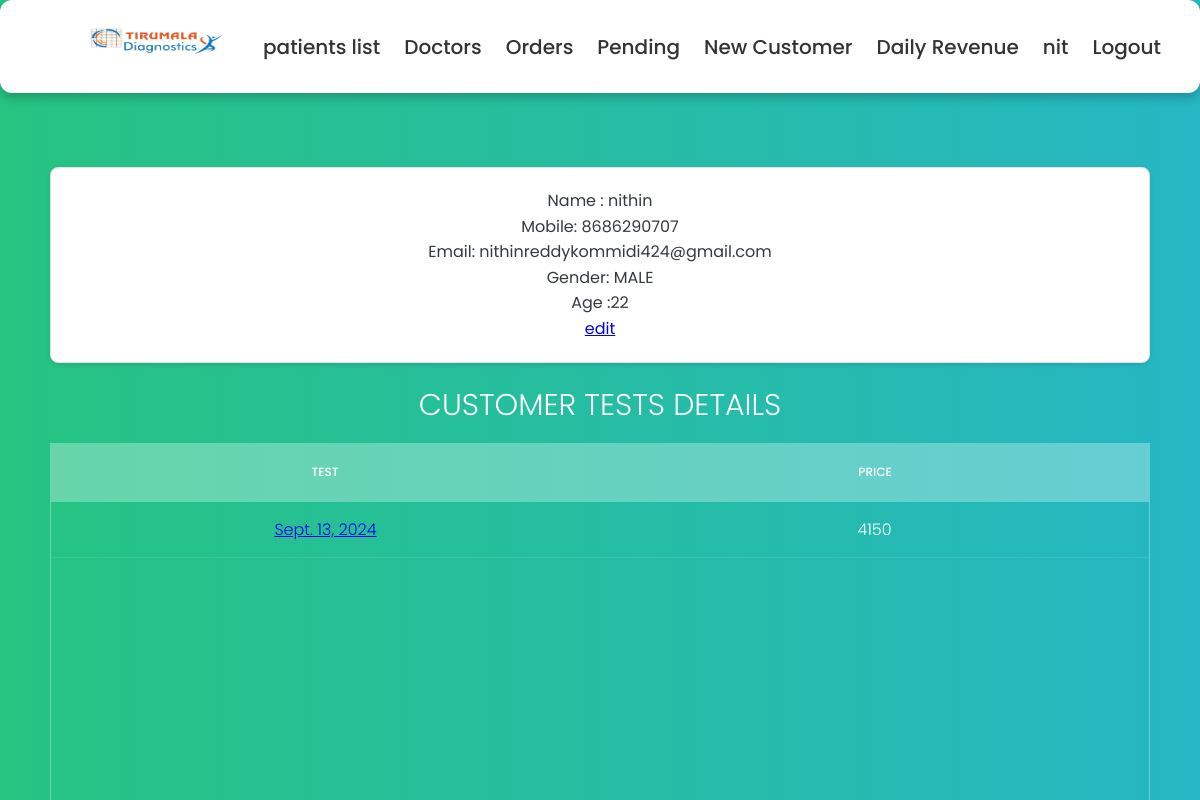
The app's page /1/customer_details (signed in), older data.
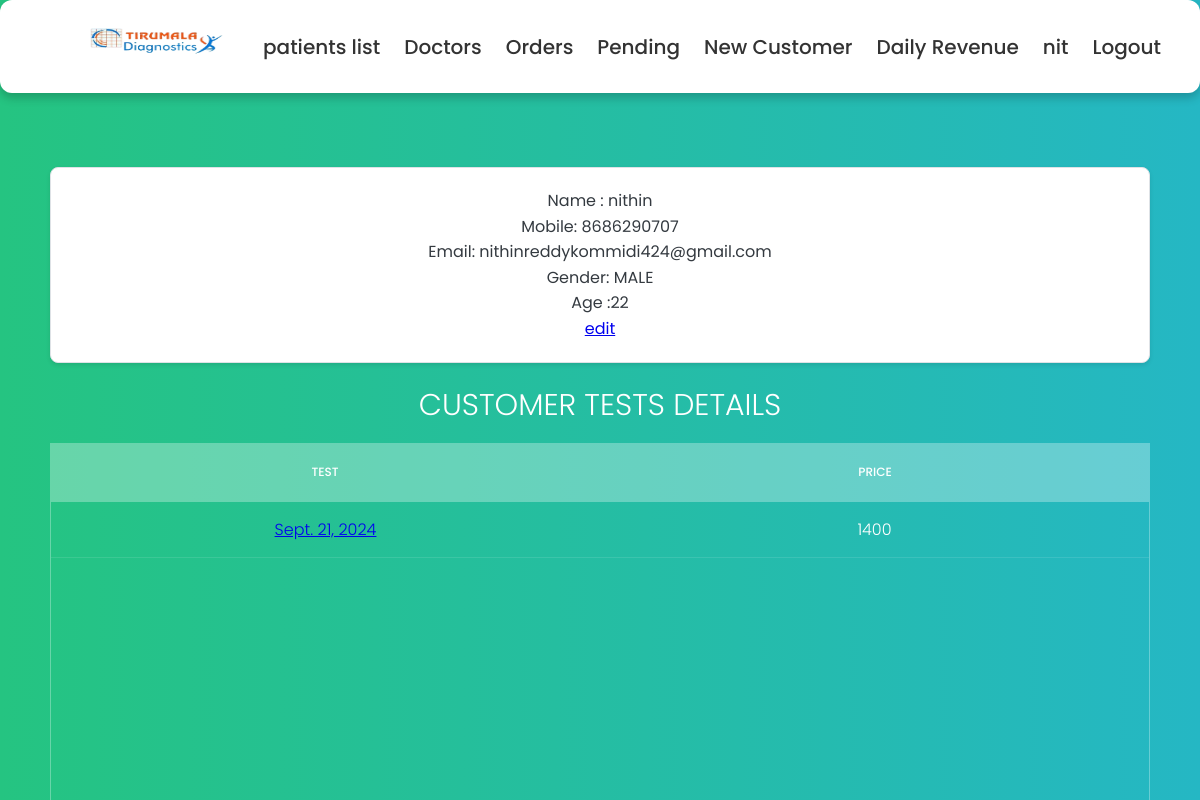
The same page, newer data.
### details/models.py (models this page shows, shortened)
class Order(models.Model):
    def get_total(self):
        total = sum([test.price for test in self.tests.all()])
        return total
    collected_at = models.ForeignKey(Locations, on_delete=models.DO_NOTHING,null=True)
    referred_by = models.ForeignKey(Doctor, on_delete=models.DO_NOTHING,null=True)
    collected_date = models.DateField(null= True)
    expected_complete_date = models.DateField(null=True)
    tests = models.ManyToManyField(Test, blank=False)
    customer = models.ForeignKey(Customer,on_delete=models.DO_NOTHING, blank=False)
    order_id = models.UUIDField(default=uuid.uuid4, primary_key=True)
    collected_by = models.ForeignKey(Tech, on_delete=models.DO_NOTHING,null=True, related_name='collected_by', blank = True)
    tested_by = models.ForeignKey(Tech, on_delete=models.DO_NOTHING,null=True, related_name='tested_by', blank = True)
    report_by = models.ForeignKey(Tech, on_delete=models.DO_NOTHING,null=True, related_name='report_by',blank=True)
    collected_datetime = models.DateTimeField(null=True)  # For date and time
    tested_datetime = models.DateTimeField(null=True)  # For date and time
    report_datetime = models.DateTimeField(null=True)  # For date and time
    hba1c = models.CharField(max_length=10, blank= True)
    blood_urea_nitrogen = models.CharField(max_length=10, blank=True)
    cotinine = models.CharField(max_length=10, blank=True)
    esr_1_hour = models.CharField(max_length=10, blank=True)
    hbsag = models.CharField(max_length=10, blank=True)
    hiv_1_and_2 = models.CharField(max_length=10, blank=True)
    colour = models.CharField(max_length=10, blank=True)
    specific_gravity = models.CharField(max_length=10, blank=True)
    ph = models.CharField(max_length=10, blank=True)
    blood = models.CharField(max_length=10, blank=True)
    albumin = models.CharField(max_length=10, blank=True)
    sugar = models.CharField(max_length=10, blank=True)
    ketone_bodies = models.CharField(max_length=10, blank=True)
    nitrite = models.CharField(max_length=10, blank=True)
    urobilinogen = models.CharField(max_length=10, blank=True)
    leucocytes = models.CharField(max_length=10, blank=True)
    bile_salts = models.CharField(max_length=10, blank=True)
    bile_pigments = models.CharField(max_length=10, blank=True)
    pus_cells = models.CharField(max_length=10, blank=True)
    epithelial_cells = models.CharField(max_length=10, blank=True)
    rbcs = models.CharField(max_length=10, blank=True)
    bacteria = models.CharField(max_length=10, blank=True)
    others = models.CharField(max_length=10, blank=True)
    haemoglobin = models.CharField(max_length=10, blank=True)
    rbc_count = models.CharField(max_length=10, blank=True)
    pcv = models.CharField(max_length=10, blank=True)
    platelets = models.CharField(max_length=10, blank=True)
    wbc = models.CharField(max_length=10, blank=True)
    neutrophils = models.CharField(max_length=10, blank=True)
    lymphocytes = models.CharField(max_length=10, blank=True)
    eosinophils = models.CharField(max_length=10, blank=True)
    monocytes = models.CharField(max_length=10, blank=True)
    basophils = models.CharField(max_length=10, blank=True)
    mcv = models.CharField(max_length=10, blank=True)
    mchc = models.CharField(max_length=10, blank=True)
    mch = models.CharField(max_length=10, blank=True)
    random_blood_sugar = models.CharField(max_length=10, blank=True)
    uric_acid = models.CharField(max_length=10, blank=True)
    serum_creatinine = models.CharField(max_length=10, blank=True)
    total_cholesterol = models.CharField(max_length=10, blank=True)
    hdl = models.CharField(max_length=10, blank=True)
    ldl = models.CharField(max_length=10, blank=True)
    vldl = models.CharField(max_length=10, blank=True)
    triglycerides = models.CharField(max_length=10, blank=True)
    chol_hdl_ratio = models.CharField(max_length=10, blank=True)
    total_bilirubin = models.CharField(max_length=10, blank=True)
    direct_bilirubin = models.CharField(max_length=10, blank=True)
    indirect_bilirubin = models.CharField(max_length=10, blank=True)
    alkaline_phosphatase = models.CharField(max_length=10, blank=True)
    serum_gpt = models.CharField(max_length=10, blank=True)
    serum_got = models.CharField(max_length=10, blank=True)
    total_proteins = models.CharField(max_length=10, blank=True)
    albumin = models.CharField(max_length=10, blank=True)
    globulin = models.CharField(max_length=10, blank=True)
    alb_glob_ratio = models.CharField(max_length=10, blank=True)
    ggtp = models.CharField(max_length=10, blank=True)

class Test(models.Model):
    is_collected = {('yes', 'yes'),
              ('no', 'no')}
    test_id = models.AutoField(primary_key=True)
    test_name = models.CharField(max_length=50)
    collection_status = models.CharField(max_length=20, choices=is_collected, blank=False, default='no')
    price = models.IntegerField()

### details/views.py (the view)
# urls.py: path('<int:pk>/customer_details', customer_details, name='customer_details'),
@login_required(login_url='user_login')
def customer_details(request,pk):
    patient = Customer.objects.get(id=pk)
    orders = patient.order_set.all()
    return render(request,'Customer Details.html',{'patient': patient, 'orders':orders})

### details/models.py (called while the page is built)
    def __str__(self):
        return self.gender

    def __str__(self):
        return self.patient_name

### details/Templates/Customer Details.html (shortened to what this page needs)
{% extends "base.html" %}
{% block content%}
<section>
    <div class="details">
        <p> Name : {{patient}}</p>
        <p> Mobile: {{patient.mobile}}</p>
        <p>Email: {{patient.email}}</p>
        <p>Gender: {{patient.gender}}</p>
        <p>Age :{{patient.age}}</p>
        <p><a href="{% url 'edit_customer' patient.id %}"> edit</a></p>
    </div>
        <h1>Customer Tests Details</h1>
        <div class="tbl-header">
          <table cellpadding="0" cellspacing="0" border="0">
            <thead>
                <tr>
                    <th>Test</th>
                    <th>Price</th>
                </tr>
            </thead>
          </table>
        </div>
        <div class="tbl-content">
          <table cellpadding="0" cellspacing="0" border="0">
            {% for order in orders %}
            <tbody>
                <tr>
                    <td><a href="{% url 'order_details' order.order_id %}"> {{order.collected_date}}</a></td>
                    <td>{{order.get_total}}</td>
                </tr>
            </tbody>
                {% endfor %}
          </table>
        </div>
      </section>
{% endblock %}

Row changes from the older to the newer data that the page shows:
removed Order: collected_date "Sept. 13, 2024", get_total "4150"
added Order: collected_date "Sept. 21, 2024", get_total "1400"
